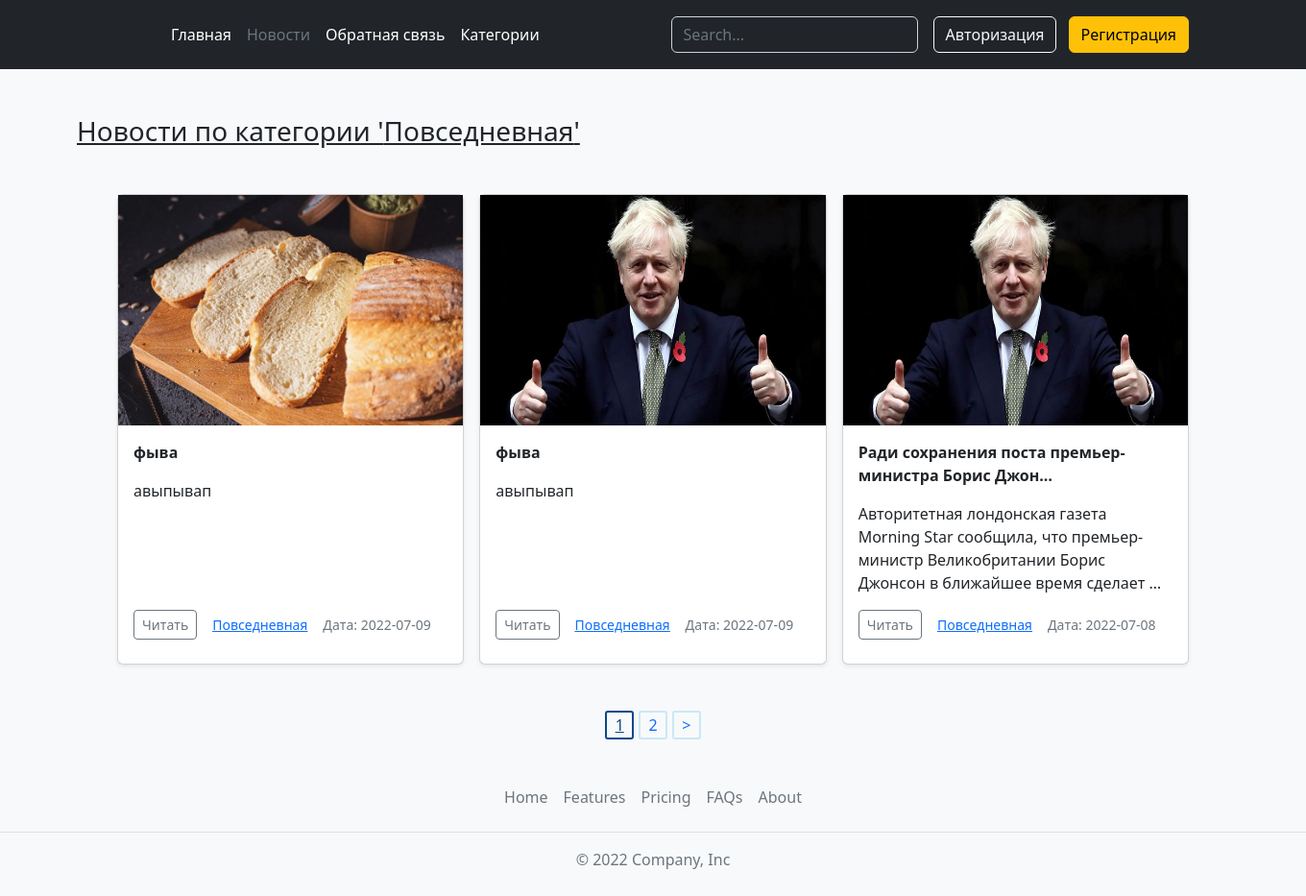
Screenshot of /news_by_cats/povsednevnaya with the database file from the repository.
### news/models.py (models this page shows, shortened)
class Category(models.Model):
    name = models.CharField(max_length=255, verbose_name="Название категории")
    slug = models.SlugField(max_length=255, unique=True, db_index=True, null=True, verbose_name="URL")
    def get_absolute_url(self):
        return reverse('news_by_cat', kwargs={'cat_slug': self.slug})
    class Meta:
        verbose_name = "Категория"
        verbose_name_plural = "Категории"
        ordering = ["id"]

class New(models.Model):
    title = models.CharField(max_length=255, verbose_name="Заголовок")
    slug = models.SlugField(max_length=255, unique=True, db_index=True, null=True, verbose_name="URL", error_messages={'unique': 'Ошибка в URL'})
    content = models.TextField(blank=True, verbose_name="Содержание")
    time_create = models.DateTimeField(auto_now_add=True, verbose_name="Дата создания")
    time_update = models.DateTimeField(auto_now=True, verbose_name="Дата обновления")
    photo = models.ImageField(upload_to="%Y/%m/%d", verbose_name="Фото")
    is_published = models.BooleanField(default=True, verbose_name="Статус публикации")
    cat = models.ForeignKey('Category', on_delete=models.PROTECT, verbose_name="Категория")
    def get_absolute_url(self):
        return reverse('new', kwargs={'new_slug': self.slug})
    class Meta:
        verbose_name = "Новость"
        verbose_name_plural = "Новости"
        ordering = ["-id"]

### news/views.py (the view)
# urls.py: path('news_by_cats/<slug:cat_slug>', cache_page(60)(NewsCat.as_view()), name='news_by_cat'),
class NewsCat(DataMixin, ListView):
    model = New
    template_name = 'news/news_by_cat.html'
    context_object_name = 'news'
    allow_empty = True
    paginate_by = 3
    def get_context_data(self, *, object_list=None, **kwargs):
        context = super().get_context_data(**kwargs)
        c_def = self.get_user_context(active='all_news', cat_name=Category.objects.get(slug=self.kwargs['cat_slug']).name)
        context.update(c_def)
        return context
    def get_queryset(self):
        return self.model.objects.filter(cat__slug=self.kwargs['cat_slug'], is_published=True).select_related('cat')

### news/templatetags/news_tags.py (called while the page is built)
@register.simple_tag(name='get_menu')
def get_menu_to_nav(active: str):
    menu = [
            {'name_link': 'Главная', 'name_path': 'index', 'params': None, 'status': 'default'},
            {'name_link': 'Новости', 'name_path': 'all_news', 'params': {'page': 1}, 'status': 'default'},
            {'name_link': 'Предложить новость', 'name_path': 'add_new', 'params': None, 'status': 'default'},
            {'name_link': 'Обратная связь', 'name_path': 'contact', 'params': None, 'status': 'default'},
    ]
    indexs = {
        'index': 0,
        'all_news': 1,
        'add_new': 2,
        'contact': 3,
    }
    if active in indexs:
        menu[indexs[active]]['status'] = 'active'
    return menu

@register.inclusion_tag(filename='news/needful/cats.html', name='show_cats')
def show_block_cats(sort=None, cat_name=None):
    if not sort:
        cats = cache.get('cats')
        if not cats:
            cats = Category.objects.annotate(Count('new'))
    else:
        cats = Category.objects.order_by(sort).annotate(Count('new'))
    return {'cats': cats, 'cat_name': cat_name}

### news/utils.py (called while the page is built)
    def get_user_context(self, **kwargs):
        context = kwargs
        context['active'] = kwargs.get('active')
        context['cat_name'] = kwargs.get('cat_name')
        return context

### news/templates/news/news_by_cat.html (shortened to what this page needs)
{% extends 'news/base.html' %}
{% block content %}
    <h3 class="news_title">Новости по категории '{{ cat_name }}'</h3>
    {% include 'news/needful/posts.html' %}
{% endblock %}

### news/templates/news/base.html (shortened to what this page needs)
{% load static %}
{% load news_tags %}
<!doctype html>
<html>
    <head>
        <link href="https://cdn.jsdelivr.net/npm/bootstrap@5.2.0-beta1/dist/css/bootstrap.min.css" rel="stylesheet">
        <link rel="stylesheet" href="{% static 'news/css/styles.css' %}">
    </head>
    <body>
        {% block header %}
        <header class="p-3 bg-dark text-white">
            <div class="container">
              <div class="d-flex flex-wrap align-items-center justify-content-center justify-content-lg-start">
                <a href="/" class="d-flex align-items-center mb-2 mb-lg-0 text-white text-decoration-none">
                  <svg class="bi me-2" width="40" height="32" role="img" aria-label="Bootstrap"><use xlink:href="#bootstrap"/></svg>
                </a>
                <ul class="nav col-12 col-lg-auto me-lg-auto mb-2 justify-content-center mb-md-0">
                {% get_menu active=active as menu %}
                {% for m in menu %}
                    {% if m.status == 'active' %}
                      {% if request.user.is_authenticated %}
                          <li><a href="{% url m.name_path%}" class="nav-link px-2 text-secondary">{{ m.name_link }}</a></li>
                      {% elif not request.user.is_authenticated and m.name_path == 'add_new' %}
                        <li><a href="{% url m.name_path%}" class="nav-link px-2 text-secondary" style="display: none;">{{ m.name_link }}</a></li>
                      {% elif not request.user.is_authenticated %}
                        <li><a href="{% url m.name_path%}" class="nav-link px-2 text-secondary">{{ m.name_link }}</a></li>
                      {% endif %}
                    {% else %}
                      {% if request.user.is_authenticated %}
                        <li><a href="{% url m.name_path%}" class="nav-link px-2 text-white">{{ m.name_link }}</a></li>
                      {% elif not request.user.is_authenticated and m.name_path == 'add_new' %}
                        <li><a href="{% url m.name_path%}" class="nav-link px-2 text-white" style="display: none;">{{ m.name_link }}</a></li>
                      {% elif not request.user.is_authenticated %}
                        <li><a href="{% url m.name_path%}" class="nav-link px-2 text-white">{{ m.name_link }}</a></li>
                      {% endif %}
                      {% endif %}
                {% endfor %}
                    <li class="parent-dropdown">
                      <a class="nav-link px-2 text-white">Категории</a>
                    </li>
                </ul>
                <form class="col-12 col-lg-auto mb-3 mb-lg-0 me-lg-3" role="search">
                  <input type="search" class="form-control form-control-dark text-white bg-dark" placeholder="Search..." aria-label="Search">
                </form>
                <div class="text-end">
                  {% if not request.user.is_authenticated %}
                    <a href="{% url 'auth' %}" class="btn btn-outline-light me-2">Авторизация</a>
                    <a href="{% url 'register' %}" class="btn btn-warning">Регистрация</a>
                  {% else %}
                    <button class="btn btn-outline-light me-2">{{ user.username }}</button>
                    <a href="{% url 'logout_user' %}" class="btn btn-outline-light me-2">Выйти</a>
                  {% endif %}
                </div>
              </div>
            </div>
          </header>
        {% endblock header %}
        {% block content %}
        {% endblock %}
        <footer class="py-3 my-4">
            <ul class="nav justify-content-center border-bottom pb-3 mb-3">
              <li class="nav-item"><a href="#" class="nav-link px-2 text-muted">Home</a></li>
              <li class="nav-item"><a href="#" class="nav-link px-2 text-muted">Features</a></li>
              <li class="nav-item"><a href="#" class="nav-link px-2 text-muted">Pricing</a></li>
              <li class="nav-item"><a href="#" class="nav-link px-2 text-muted">FAQs</a></li>
              <li class="nav-item"><a href="#" class="nav-link px-2 text-muted">About</a></li>
            </ul>
            <p class="text-center text-muted">&copy; 2022 Company, Inc</p>
        </footer>
    </body>
</html>

### news/templates/news/needful/cats.html (shortened to what this page needs)
{% load cache %}

### news/templates/news/needful/posts.html (shortened to what this page needs)
<div class="album py-5 bg-light">
    <div class="container">
      <div class="row row-cols-1 row-cols-sm-2 row-cols-md-3 g-3">
          {% if news %}
            {% for new in news %}
                <div class="col">
                    <div class="card shadow-sm">
                        {% if new.photo %}
                            <img src="{{ new.photo.url }}" alt="" class="photo_new">
                        {% endif %}
                        <div class="card-body">
                        <p class="card-text"><strong>{{ new.title | truncatechars:50 }}</strong></p>
                        <p class="card-text">{{ new.content | truncatewords:15 | striptags }}</p>
                        <div class="d-flex justify-content-between align-items-center about_new">
                            <div class="btn-group">
                                <a href="{{ new.get_absolute_url }}" class="btn btn-sm btn-outline-secondary">
                                    Читать
                                </a>
                            </div>
                            <small class="text-muted"><u>
                                <a href="{{ new.cat.get_absolute_url }}">{{ new.cat.name }}</a>
                            </u></small>
                            <small class="text-muted">Дата: {{ new.time_update | date:'Y-m-d' }}</small>
                        </div>
                        </div>
                    </div>
                </div>
            {% endfor %}
          {% else %}
            <h2>Несуществующая страница! <a href="{% url 'index' %}">Главная.</a></h2>
          {% endif %}
        </div>
      </div>
    </div>
<div class="paginate">
    {% if page_obj.has_other_pages %}
        {% for p in paginator.page_range %}
            {% if page_obj.number == p %}
                <a href="?page={{ p }}" class="active">{{ p }}</a>
            {% else %}
                <a href="?page={{ p }}">{{ p }}</a>
            {% endif %}
        {% endfor %}
        {% if page_obj.has_next %}
            <a href="?page={{ page_obj.next_page_number }}">></a>
        {% endif %}
    {% endif %}
</div>

### news/static/news/css/styles.css (style rules this page uses)
body { background-color: #F8F9FA; min-width: 1350px; overflow-x: hidden; }
.photo_new { height: 240px; }
.about_new { display: grid; grid-auto-flow: column; grid-column-gap: 1rem; position: absolute; bottom: 25px; }
.col .card { height: 490px; }
.card-text { font-size: 16px; }
.card .btn-group a { font-size: 14px; }
.card .text-muted { font-size: 14px; }
.news_title { margin: 3rem 0 0 5rem; text-decoration: underline; font-weight: 500; }
.parent-dropdown { position: relative; }
.paginate { display: flex; justify-content: center; }
.paginate a:not(:first-child) { margin-left: .3rem; }
.paginate a { border: 2px solid rgba(91, 194, 234, .3); border-radius: 3px; padding: 5px; width: 30px; height: 30px; display: flex; justify-content: center; align-items: center; text-decoration: none; transition-duration: .3s; }
.paginate a.active { border: 2px solid #094989; color: #094989; text-decoration: underline; }

### rows the page displays
Category: name "Повседневная"
New: photo (picture), title "фыва", content "авыпывап", cat.name "Повседневная", time_update "2022-07-09"
New: photo (picture), title "фыва", content "авыпывап", cat.name "Повседневная", time_update "2022-07-09"
New: photo (picture), title "Ради сохранения поста премьер-министра Борис Джон…", content "Авторитетная лондонская газета Morning Star сообщила, что премьер-министр Великобритании Борис Джонсон в ближайшее время сделает …", cat.name "Повседневная", time_update "2022-07-08"

### other values shown
{{ m.name_link }} "Главная" "Обратная связь"
{{ m.name_link }} "Новости"
{{ p }} "1"
{{ p }} "2"
